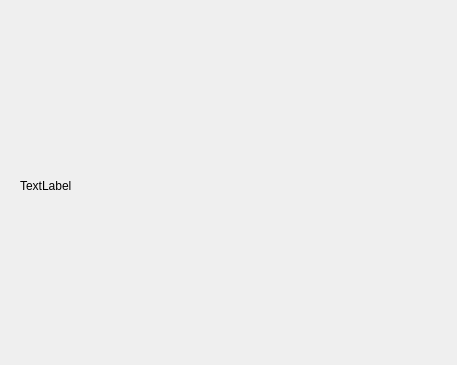
<?xml version="1.0" encoding="UTF-8"?>
<ui version="4.0">
 <class>iqr</class>
 <widget class="QWidget" name="iqr">
  <property name="geometry">
   <rect>
    <x>0</x>
    <y>0</y>
    <width>457</width>
    <height>365</height>
   </rect>
  </property>
  <property name="windowTitle">
   <string>Form</string>
  </property>
  <widget class="QLabel" name="aqui">
   <property name="geometry">
    <rect>
     <x>20</x>
     <y>30</y>
     <width>421</width>
     <height>311</height>
    </rect>
   </property>
   <property name="text">
    <string>TextLabel</string>
   </property>
  </widget>
 </widget>
 <resources/>
 <connections/>
</ui>
